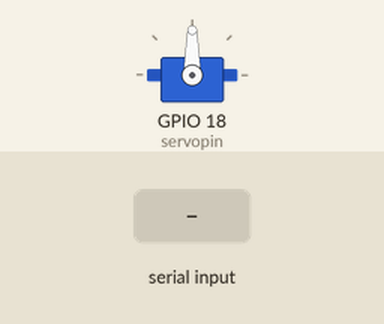
Recording of a sketch running on a simulated ESP32. On the bench: servo. The test bench sets the inputs (shaded band).

Above: at 1.2 s.
1.3 s: "30,150\n" received over Serial
At 2.6 s:
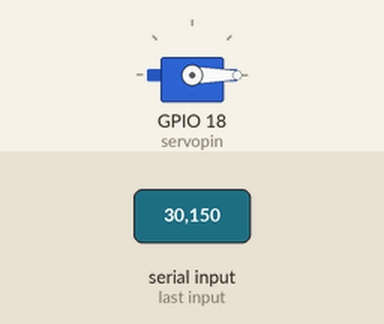
3.8 s: "90,45\n" received over Serial
At 4.6 s:
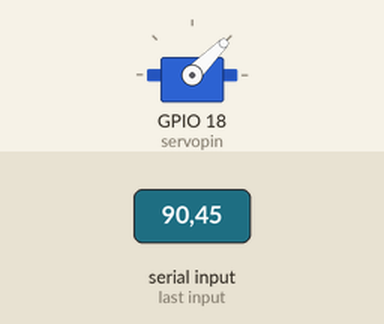
6.3 s: "200\n" received over Serial
At 6.6 s:
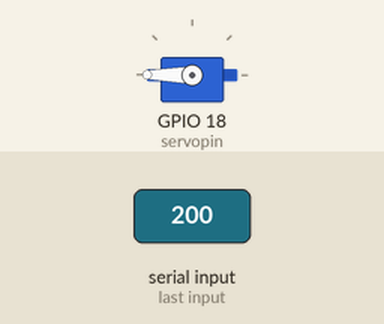
Timing chart, 0 to 9.3 s (numbered marks = the images above; inputs shaded):
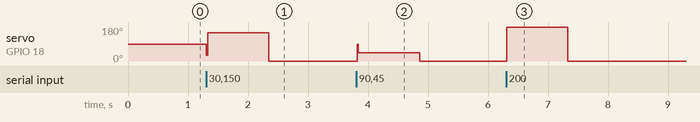

The sketch:

Servo_ESP32.ino
```cpp
#include <ESP32Servo.h>
Servo myservo;
int servopin=18;
void setup() {
  // put your setup code here, to run once:
myservo.attach(servopin);
Serial.begin(115200);
}

void loop() {
  // put your main code here, to run repeatedly:
if(Serial.available())
{
  int angle=Serial.parseInt();
  myservo.write(angle);

}
delay(20);
}
```

Measured:
- after the input at 1.3 s, servo on GPIO 18 (servopin): 90° → 150° at once, → 0° 1.0 s later
- after the input at 3.8 s, servo on GPIO 18 (servopin): 0° → 45° at once, → 0° 1.0 s later
- after the input at 6.3 s, servo on GPIO 18 (servopin): 0° → 180° at once, → 0° 1.0 s later
